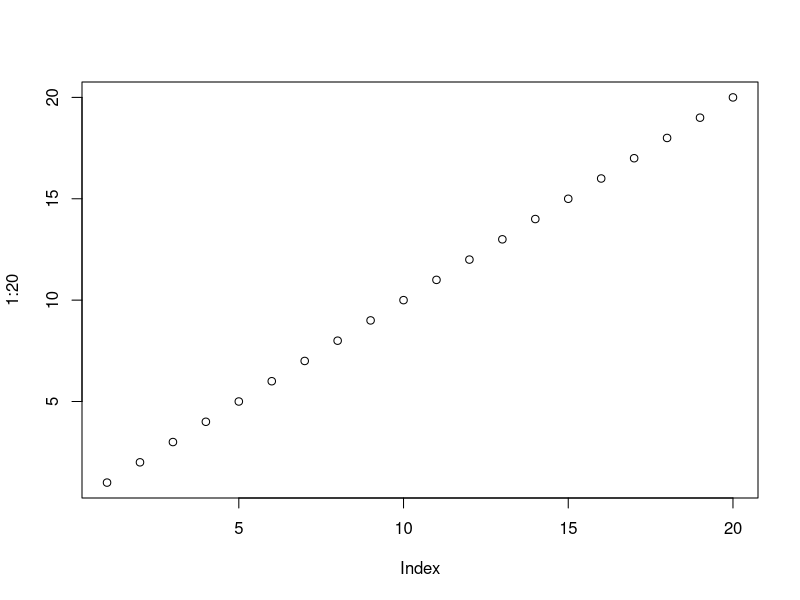
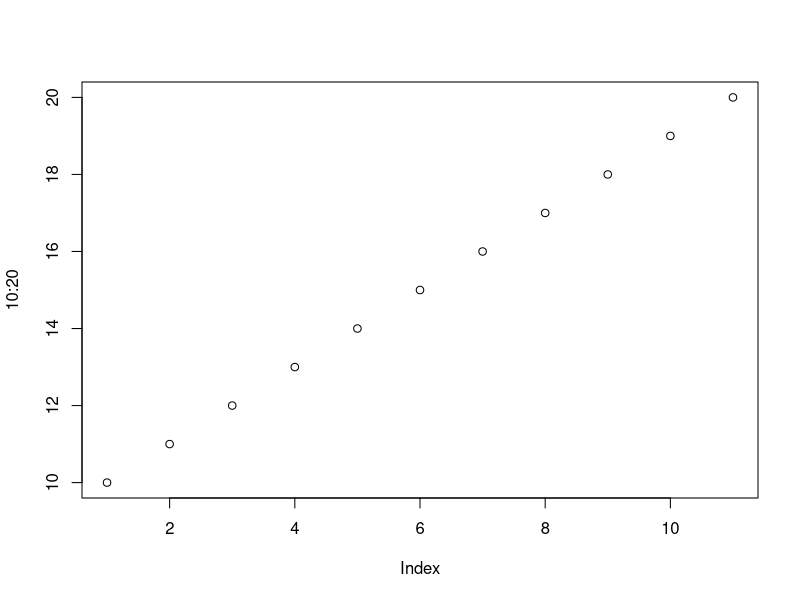

Write the R code that produced these figures, in order.
# first plot in R!
plot(1:20)
plot(10:20)

# first for loop in R

for (x in 1:10) {
	print(x)
}

## Creating variables in R - no initiating,
## just creating variables at the moment of assining values to it
## Use "<-" to assign

name <- "John"
age <- 32

## Notice the use of paste() instead of print() to concatenate strings
paste(name, "is", as.character(age), "years old")

## Assigning the same value to multiple variables in one line
var1 <- var2 <- var3 <- "Orange"

paste(var1, var2, var3)

## Use class() to check the data type of a variable
class(name)

class(age) # can print multiple lines without using print() for either!

## Command to clear console: CTRL + L

## 3 number types in R:

x <- 10.5 # numeric
y <- 10L # integer
z <- 1i # complex

# Convert from integer to numeric
a <- as.numeric(y)

# Convert fron numeric to integer
b <- as.integer(x)

## Math functions

max(5, 10, 15)

min(5, 10, 15)

sqrt(16) # square root

abs(-4.7) # absolute value

ceiling(1.4) # rounds up to nearest integer

floor(1.4) # rounds down to nearest integer
